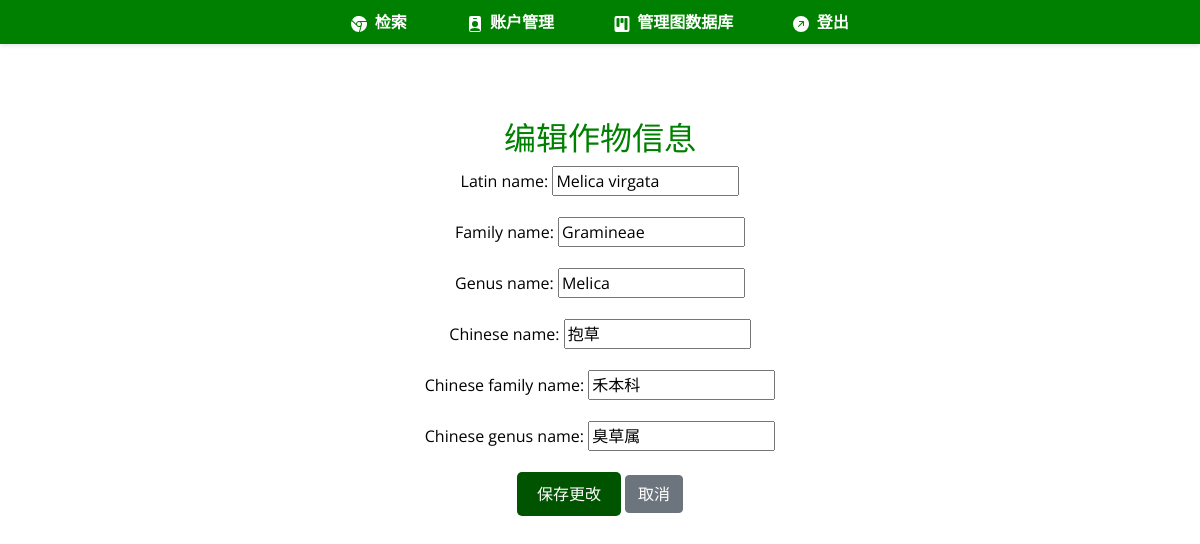
Page /neo4j_manage/crop/update/Melica virgata/ (signed in) on the committed database.
### neo4j_manage/models.py (models this page shows, shortened)
class Crop(models.Model):
    SYNC_CHOICES = (
        ("Y", "Yes"),
        ("N", "No"),
    )
    latin_name = models.CharField(max_length=255, unique=True)
    family_name = models.CharField(max_length=255)
    genus_name = models.CharField(max_length=255)
    chinese_name = models.CharField(max_length=255)
    chinese_family_name = models.CharField(max_length=255)
    chinese_genus_name = models.CharField(max_length=255)
    last_modified = models.DateTimeField(auto_now=True)
    is_synced = models.CharField(max_length=1, choices=SYNC_CHOICES, default="N")

### neo4j_manage/views.py (the view)
# urls.py: path("crop/update/<str:latin_name>/", CropUpdateView.as_view(), name="crop_update"),
class CropUpdateView(LoginRequiredMixin, Neo4jManagerMixin, UpdateView):
    model = Crop
    fields = [
        "latin_name",
        "family_name",
        "genus_name",
        "chinese_name",
        "chinese_family_name",
        "chinese_genus_name",
    ]
    template_name = "neo4j_manage/crop_form.html"  # 指定一个模板文件
    success_url = reverse_lazy("neo4j-manage")
    def get_object(self, queryset=None):
        latin_name = self.kwargs.get("latin_name")
        return get_object_or_404(Crop, latin_name=latin_name)

### accounts/templatetags/custom_tags.py (called while the page is built)
@register.filter(name="has_group")
def has_group(user, group_name):
    return user.groups.filter(name=group_name).exists()

### neo4j_manage/views.py (called while the page is built)
def is_neo4j_manager(user):
    return user.groups.filter(name="neo4j_manager").exists()

    def test_func(self):
        return is_neo4j_manager(self.request.user)

### neo4j_manage/templates/neo4j_manage/crop_form.html (shortened to what this page needs)
{% extends "base.html" %}
{% load static %}
{% block css_files %}
    <link rel="stylesheet" href="https://stackpath.bootstrapcdn.com/bootstrap/4.5.2/css/bootstrap.min.css">
    <link rel="stylesheet" href="{% static 'css/app.css' %}">
    <link rel="stylesheet" href="{% static 'neo4j_manage/css/list_style.css' %}">
{% endblock %}
{% block content %}
<div id="container1" class="container mt-4">
    <div class="row">
        <div class="col-md-12">
            <h2>编辑作物信息</h2>
            <form method="post" class="form">
                {{ form.as_p }}
                <button type="submit" class="btn btn-primary">保存更改</button>
                <a href="{% url 'neo4j-manage' %}" class="btn btn-secondary">取消</a>
            </form>
        </div>
    </div>
</div>
{% endblock %}

### static/css/app.css (style rules this page uses)
* { box-sizing: border-box; }
button { background-color: #008000; color: #FFFFFF; padding: 10px 20px; border: none; border-radius: 5px; cursor: pointer; }
html { font-family: 'Open Sans', sans-serif; }
body { margin: 0; font-family: 'Open Sans', Arial, sans-serif; }
h1, h2, h3 { font-family: 'Kalnia', Arial, sans-serif; color: #008000; }
p { color: black; }
.btn-primary { padding: 10px 20px; border: none; border-radius: 5px; background-color: #005400; border-color: #003d33; }

### rows in the picture
Crop: latin_name "Melica virgata", family_name "Gramineae", genus_name "Melica", chinese_name "抱草", chinese_family_name "禾本科", chinese_genus_name "臭草属"
